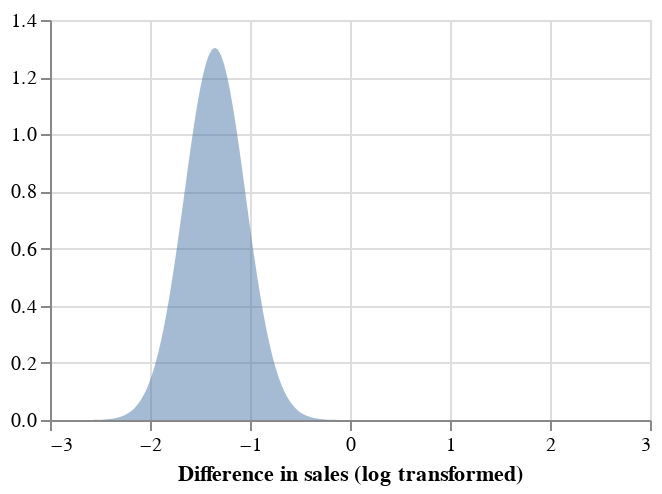

Here is the notebook cell this chart was saved with:
### Code cell
alt.Chart(sales_baseline_df).transform_density(
    density="sales_difference", bandwidth=0.3, extent=[-3, 3]
).mark_area(opacity=0.5).encode(
    alt.X("value:Q", title="Difference in sales (log transformed)"),
    alt.Y("density:Q", title=""),
).properties(
    width=300, height=200
)

### Figure 1 — Vega-Lite specification as saved in the notebook (floating-point values rounded to 4 significant figures; data arrays with more than 128 entries replaced by an {"elided": "..."} marker saying what was removed)
{"config": {"view": {"continuousWidth": 400, "continuousHeight": 300}}, "data": {"name": "data-59e29f8fb42ccc9de7a1e86665df2ea1"}, "mark": {"type": "area", "opacity": 0.5}, "encoding": {"x": {"type": "quantitative", "field": "value", "title": "Difference in sales (log transformed)"}, "y": {"type": "quantitative", "field": "density", "title": ""}}, "height": 200, "transform": [{"density": "sales_difference", "bandwidth": 0.3, "extent": [-3, 3]}], "width": 300, "$schema": "https://vega.github.io/schema/vega-lite/v4.8.1.json", "datasets": {"data-59e29f8fb42ccc9de7a1e86665df2ea1": {"elided": "4000 records"}}}
